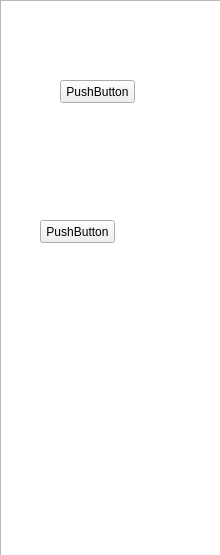
<?xml version="1.0" encoding="UTF-8"?>
<ui version="4.0">
 <class>ContentBrowserClass</class>
 <widget class="QWidget" name="ContentBrowserClass">
  <property name="geometry">
   <rect>
    <x>0</x>
    <y>0</y>
    <width>220</width>
    <height>555</height>
   </rect>
  </property>
  <property name="sizePolicy">
   <sizepolicy hsizetype="Preferred" vsizetype="Preferred">
    <horstretch>0</horstretch>
    <verstretch>0</verstretch>
   </sizepolicy>
  </property>
  <property name="windowTitle">
   <string>ContentBrowser</string>
  </property>
  <widget class="QListView" name="listView">
   <property name="geometry">
    <rect>
     <x>0</x>
     <y>0</y>
     <width>221</width>
     <height>561</height>
    </rect>
   </property>
   <property name="sizePolicy">
    <sizepolicy hsizetype="Expanding" vsizetype="Expanding">
     <horstretch>0</horstretch>
     <verstretch>0</verstretch>
    </sizepolicy>
   </property>
  </widget>
  <widget class="QPushButton" name="pushButton">
   <property name="geometry">
    <rect>
     <x>60</x>
     <y>80</y>
     <width>75</width>
     <height>23</height>
    </rect>
   </property>
   <property name="text">
    <string>PushButton</string>
   </property>
  </widget>
  <widget class="QPushButton" name="pushButton_2">
   <property name="geometry">
    <rect>
     <x>40</x>
     <y>220</y>
     <width>75</width>
     <height>23</height>
    </rect>
   </property>
   <property name="text">
    <string>PushButton</string>
   </property>
  </widget>
 </widget>
 <layoutdefault spacing="6" margin="11"/>
 <resources/>
 <connections/>
</ui>
